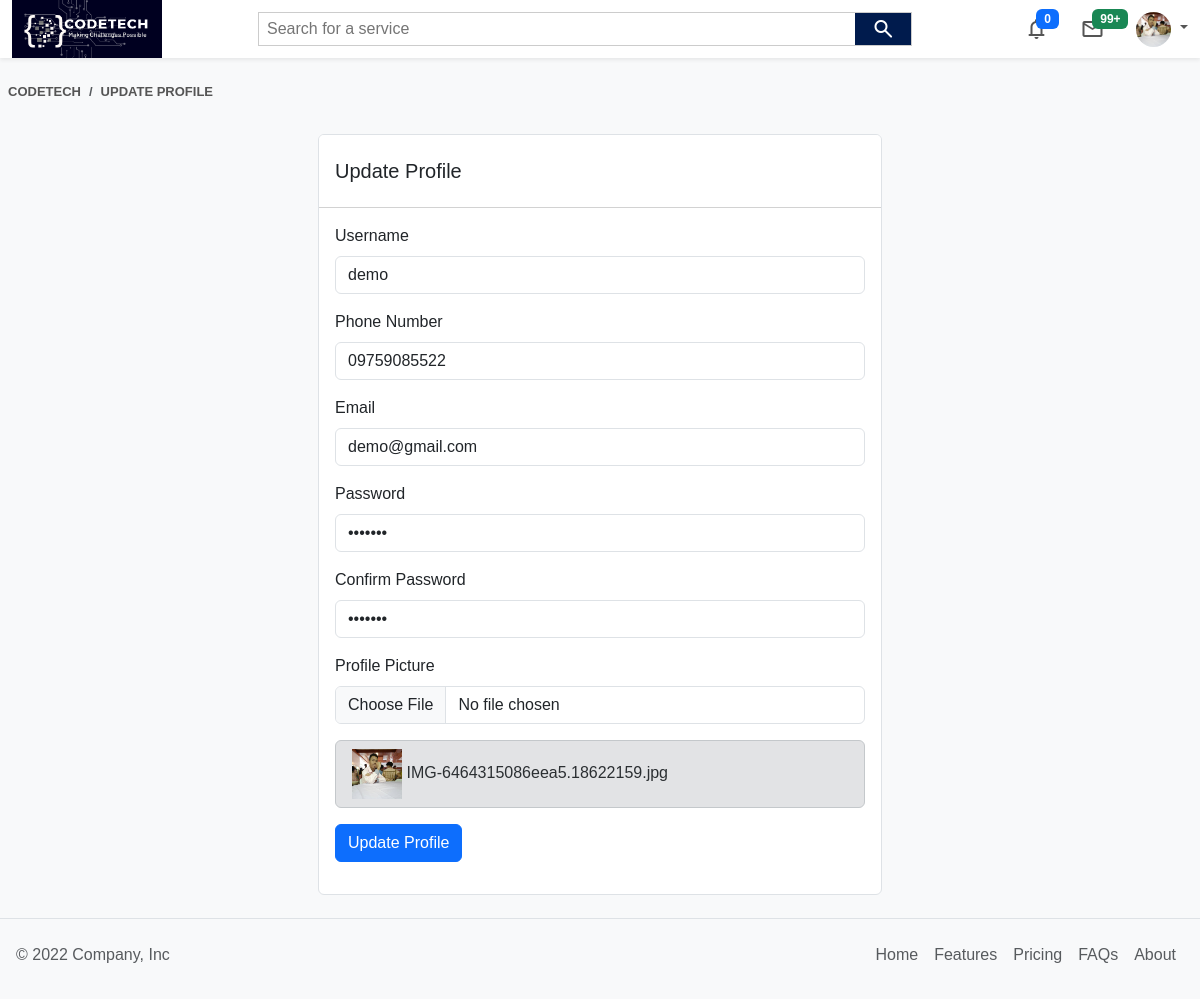
Page /customer/updateProfile.php (signed in) on the committed database.
### tables this page shows
CREATE TABLE `customer` (
  `Id` int(11) NOT NULL,
  `username` varchar(80) NOT NULL,
  `phoneNumber` varchar(80) NOT NULL,
  `email` varchar(80) NOT NULL,
  `password` varchar(80) NOT NULL,
  `imgUrl` varchar(100) NOT NULL DEFAULT 'defaultImg.jpg'
);

### customer/updateProfile.php (the view, shortened to what this page needs)
<?php
require '../db_conn.php';
?>
<!DOCTYPE html>
<html>
<head>
    <?php include "../links.php" ?>
</head>
<body class="bg-light position-relative">
    <?php include "header.php" ?>
    <nav aria-label="breadcrumb">
        <ol class="breadcrumb my-4 mx-2">
            <li class="breadcrumb-item"><a href="homePage.php">Codetech</a></li>
            <li class="breadcrumb-item active">Update Profile</li>
        </ol>
    </nav>
    <div class="main px-4 py-2">
        <div class="row d-flex justify-content-center">
            <div class="col-md-6 col-sm-12">
                <div class="card shadow-none border bg-white shadow">
                    <div class="card-header bg-white ">
                        <h5 class="h5 py-3 mb-0">Update Profile</h5>
                    </div>
                    <div class="card-body border-0">
                        <?php
                        $id = $_SESSION['ID'];
                        $query = "SELECT * FROM `customer` WHERE Id = '$id'";
                        $query_run = mysqli_query($conn, $query);
                        if (mysqli_num_rows($query_run) > 0) {
                            foreach ($query_run as $data) {
                                ?>
                        <form action="<?php echo htmlspecialchars($_SERVER['PHP_SELF']) ?>" method="POST"
                            enctype="multipart/form-data">
                            <div class="mb-3">
                                <label for="" class="form-label">Username</label>
                                <input type="text" name="username" class="form-control"
                                    value="<?= $data['username'] ?>">
                            </div>
                            <div class="mb-3">
                                <label for="" class="form-label">Phone Number</label>
                                <input type="number" name="phoneNumber" class="form-control"
                                    value="<?= $data['phoneNumber'] ?>">
                            </div>
                            <div class="mb-3">
                                <label for="" class="form-label">Email</label>
                                <input type="email" name="email" class="form-control" value="<?= $data['email'] ?>">
                            </div>
                            <div class="mb-3">
                                <label for="" class="form-label">Password</label>
                                <input type="password" name="password" class="form-control"
                                    value="<?= $data['password'] ?>">
                            </div>
                            <div class="mb-3">
                                <label for="" class="form-label">Confirm Password</label>
                                <input type="password" name="confirmPassword" class="form-control"
                                    value="<?= $data['password'] ?>">
                            </div>
                            <div class="mb-3">
                                <label for="" class="form-label">Profile Picture</label>
                                <input type="file" name="image" class="form-control">
                            </div>
                            <div class="mb-3">
                                <div class="alert alert-secondary py-2 alert-dismissible fade show" role="alert">
                                    <img src='../uploads/customer_img/<?= $data['imgUrl'] ?>' width='50' height='50'
                                    data-bs-toggle='modal' data-bs-target='#exampleModal'>
                                    <span>
                                        <?= $data['imgUrl'] ?>
                                    </span>
                                </div>
                            </div>
                            <div class="mb-3">
                                <input type="submit" name="updateProfile" value="Update Profile"
                                    class="btn btn-primary">
                            </div>
                        </form>
                        <?php
                            }
                        }
                        ?>
                    </div>
                </div>
            </div>
        </div>
    </div>
    <?php include "../footer.php" ?>
</body>
</html>

### customer/header.php (shortened to what this page needs)
<?php
$id = $_SESSION['ID'];
$query = "SELECT * FROM `customer` WHERE Id = '$id'";
$query_run = mysqli_query($conn, $query);
$imgUrl = "";
if (mysqli_num_rows($query_run) > 0) {
    foreach ($query_run as $data) {
        $imgUrl = $data['imgUrl'];
    }
}
$notificationId = "";
$query = "SELECT COUNT(*) AS 'notifId' FROM `notification` WHERE notificationType = 'admin' AND isRead = '0';";
if ($result = mysqli_query($conn, $query)) {
    if (mysqli_num_rows($result) > 0) {
        foreach ($result as $data) {
            $notificationId = $data['notifId'];
        }
    }
}
?>
<div class="header bg-white shadow-sm">
    <div class="container-fluid d-flex align-items-center justify-content-between">
        <a href="homePage.php" class="navbar-brand">
            <img src="img/CodeTech_logo.png" alt="logo" width="150" height="58" alt="">
        </a>
        <div class="flex-fill px-5">
            <form action="#" method="post" class="form m-0  mx-5 d-flex align-items-center ">
                <input class="flex-grow-1 px-2 py-1" type="search" name="search-input"
                    placeholder="Search for a service">
                <button class="py-1 border-0 d-flex align-items-center justify-content-center px-3" type="submit"
                    name="searchButton" style="background: #001b4d;">
                    <span class="material-symbols-rounded text-white">search</span>
                </button>
            </form>
        </div>
        <ul class="navbar-nav d-flex align-items-center flex-row ">
            <li class="nav-item dropdown">
                <a class="nav-link position-relative" href="#" data-bs-toggle="dropdown">
                    <span class="material-symbols-rounded mx-3">notifications</span>
                    <span class="badge bg-primary position-absolute top-0 start-50 z-5">
                        <?= $notificationId ?>
                    </span>
                </a>
            </li>
            <li class="nav-item dropdown">
                <a class="nav-link position-relative" href="#" data-bs-toggle="dropdown">
                    <span class="material-symbols-rounded mx-3">mail</span>
                    <span class="badge bg-success position-absolute top-0 start-50 z-5">
                        99+
                    </span>
                </a>
            </li>
            <li class="nav-item dropdown">
                <a class="nav-link dropdown-toggle ms-3" role="button" data-bs-toggle="dropdown" aria-expanded="false">
                    <img class="rounded-circle" src="../uploads/customer_img/<?php echo $imgUrl ?>" width="35"
                        height="35" alt="user_avatar">
                </a>
            </li>
        </ul>
    </div>
</div>

### style.css (style rules this page uses)
a { text-decoration: none !important; color: #555 !important; }
.form { border: 1px solid #ccc; }
input { outline: none; border: none; }
.dropdown > span , .dropdown > a { user-select: none !important; }
.breadcrumb-item { text-transform: uppercase !important; color: #555 !important; font-weight: 600; font-size: 13px !important; }
.breadcrumb-item > a { transition: all 0.5 ease; }

### customer/updateProfile.php (style rules this page uses)
* { margin: 0; padding: 0; box-sizing: border-box; font-family: 'Source Sans Pro', sans-serif; }

### rows in the picture
customer: imgUrl (picture), username "demo", phoneNumber "09759085522", email "demo@gmail.com", imgUrl "IMG-6464315086eea5.18622159.jpg"

### other values in the picture
$notificationId "0"
